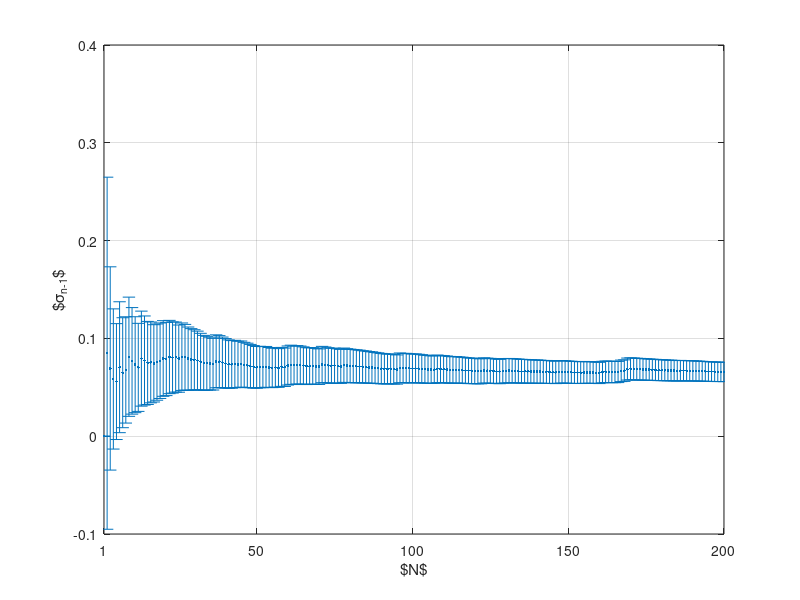

MATLAB code for this plot:
% Leo los datos
data = csvread("data/periodos.csv");

function [n, desv, err] = calcDesviacion(data)
    m = size(data, 1);
    n = 1:m;
    desv = zeros(m, 1);
    err = zeros(m, 1);

    desv(1) = 0;
    for i = 2:m
        desv(i) = std(data(1:i));
        err(i) = 3 * desv(i) * (2*(i - 1))^(-1/2);
    end
end

% Calculo desviacion y error
[n, desv, err] = calcDesviacion(data);

% Grafico
errorbar(n, desv, err, ".");
xlim([1 200]);
xlabel("$N$");
ylabel("$\\sigma_{n-1}$");
xticks([1 50:50:200]);
grid on;

% Escribo en archivo
print -dtikz "-S900,600" "-F:5.5" "img/desviacion.tikz"
